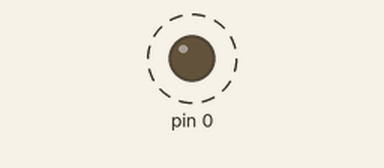
Recording of a sketch running on a simulated Arduino Uno, built with avr-gcc and run on an emulated ATmega328P. On the bench: output pins drawn as LEDs (lit = HIGH). Dashed ring = blinking.

Above: at 0.4 s.
Timing chart, 0 to 4.6 s (numbered marks = the images above):
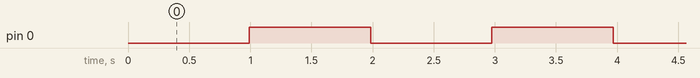

The sketch:

1.6.ino
```cpp
#include <avr/io.h>
#include <util/delay.h>

int main(void)
{

  int count = 0;
  DDRD = 0x01;
  TCCR1A = 0x00;
  TCCR1B = 0x04; //0x04 means we are using prescaler 256

  while(true){
    if(TCNT1 == 62){ //this value is ~62 because 249/4 since the prescaler is 4 times slower
      count++;
      TCNT1 = 0;
    }
    if (count == 1000){
      PORTD ^= 0x01;
      count = 0;
    }
  }
}
```

Measured:
- by itself, pin 0: alternates HIGH for 0.99 s and LOW for 0.99 s
